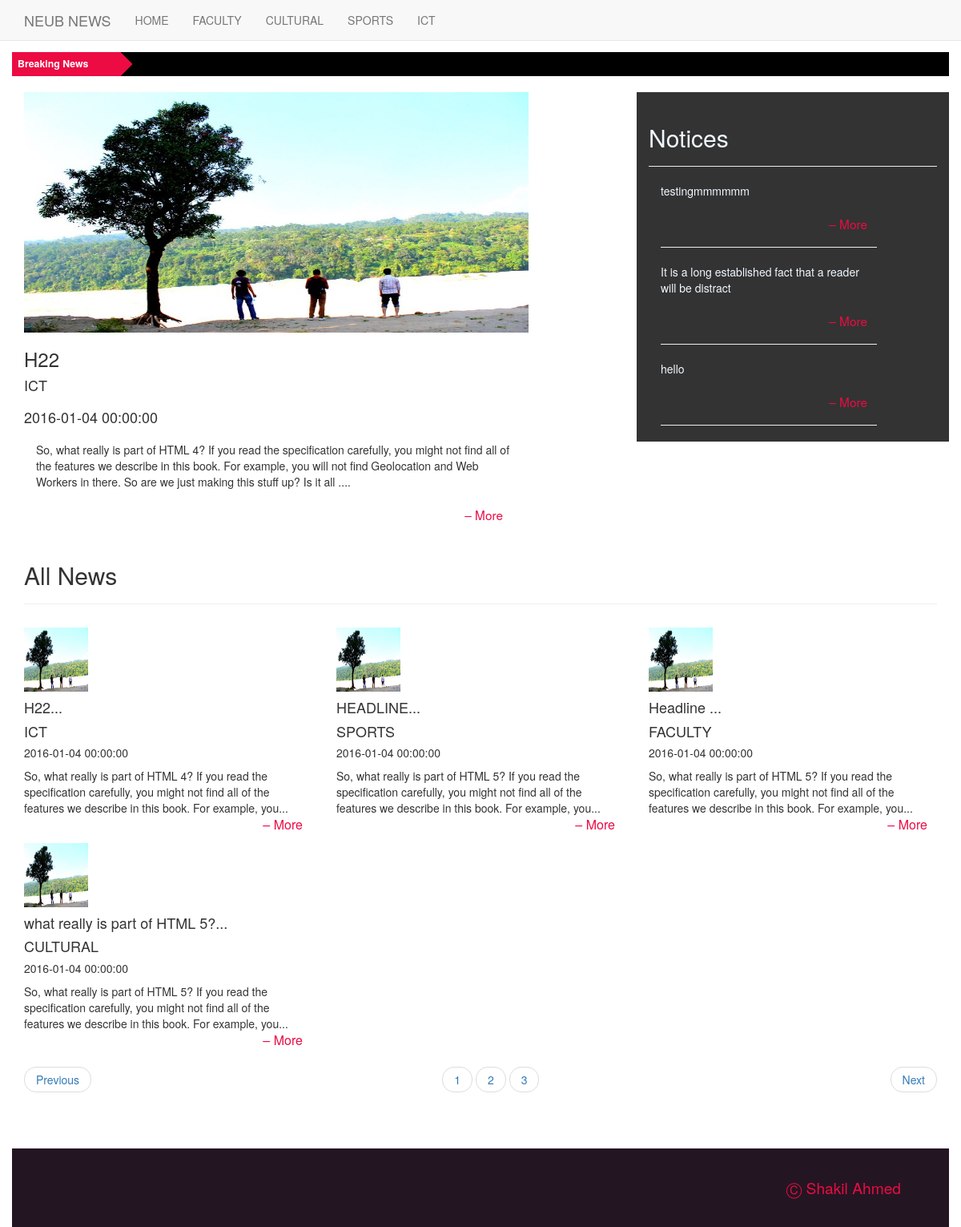
The page /index.php?page=3 on the database its author committed.
### tables this page shows
CREATE TABLE IF NOT EXISTS `all_news` (
`id` int(11) NOT NULL,
  `news_title` varchar(255) NOT NULL,
  `description` text NOT NULL,
  `cat_id` int(11) NOT NULL,
  `images` varchar(255) NOT NULL,
  `type_id` int(11) NOT NULL,
  `date` datetime NOT NULL
);

CREATE TABLE IF NOT EXISTS `category` (
`cat_id` int(11) NOT NULL,
  `cat_name` varchar(255) NOT NULL
);

CREATE TABLE IF NOT EXISTS `notices` (
`id` int(11) NOT NULL,
  `note` text NOT NULL,
  `notices_time` datetime NOT NULL
);

### index.php (the view, shortened to what this page needs)
  </head>
  <?php include 'header.php'; ?>
  <body>
		<div class="container-fluid custom-ticker">
			    <div class="ticker-container">
				  <div class="ticker-caption">
					<p>Breaking News</p>
				  </div>
				  <ul>
				    	<?php
			$breaking = mysql_query("SELECT * FROM all_news ORDER BY `id` DESC LIMIT 0,10");
			while($bnews = mysql_fetch_array($breaking))
			{
				$bdes = $bnews['description'];
				$new_b_des = substr($bdes,0,36);
			?>
					<div>
					  <li><span> <?php echo $new_b_des; ?> &ndash; <a href="#">read more</a></span></li>
					</div>
					<?php
			}
		?>
				 </ul>
		</div>
		<div class="container head-container">
			<div class="row">
			<?php
				$type_que = mysql_query("select type_id from news_type where type_name = 'Headline'");
				$type_query = mysql_fetch_array($type_que);
					$ty_id = $type_query['type_id'];
				$head_query = mysql_query("select * from all_news  where type_id = '$ty_id' ORDER BY `id` ASC");
					while($main_post = mysql_fetch_array($head_query))
					{
						$news_id_main = $main_post['id'];
						$news_title_main = $main_post['news_title'];
						$news_description_main = $main_post['description'];
						$new_news_description_main = substr($news_description_main,0,260);
						$news_cat_id_main = $main_post['cat_id'];
						$main_cat_head =mysql_query("SELECT cat_name FROM category where cat_id = '$news_cat_id_main'");
						$run2 = mysql_fetch_array($main_cat_head);
						$cat_name_main = $run2['cat_name'];
						$news_images_main = $main_post['images'];
						$news_date_main = $main_post['date'];
					}
			?>
				<div class="col-lg-8 col-md-12">
					<img src="upload/<?php echo $news_images_main; ?>" alt="" class="img-responsive" style="width:630px;height:300px" />
						<h3 class="head_h2"><?php echo $news_title_main; ?></h3>
								<h4><?php echo $cat_name_main." </br>";?> <?php echo " </br>".$news_date_main; ?></h4>
						<div class="col-lg-10 col-md-10">
									<p class="">
										<?php echo $new_news_description_main."...."; ?>
										<a href="view.php?id=<?php echo $news_id_main; ?>" class="more"> &ndash; More </a>
									</p>
						</div>
				</div>
				<div class="col-lg-4 col-md-12 custom-notics">
					<div class="page-header">
						<h2>Notices</h2>
					</div>
					<div class="col-lg-10 col-md-12">
					<?php
					$sql = mysql_query("select * from notices ORDER BY `id` DESC LIMIT 0,3 ");
					$counter = 0;
					$max = 10;
					while($note = mysql_fetch_array($sql) and ($counter < $max) )
					{
						$notics_id = $note['id'];
						$notes = $note['note'];
						$new_notices = substr($notes,0,60);
						?>
						<p>
						<?php echo $new_notices; ?>
							<a href="note_view.php?id=<?php echo $notics_id; ?>" class="more"> &ndash; More </a>
							<hr />
						</p>
					<?php
					$counter++;
					}
					?>
					</div>
				</div>
			</div>
		</div>
		<div class="container">
			<div class="page-header"> <h2>All News </h2> </div>
				<div class="row">
			<?php
				$per_page = 6;
				if(isset($_GET['page'])){
					$page = $_GET['page'];
				}else{
					$page =1;
				}
			$start_from =( $page - 1) * $per_page;
			?>
		<?php
			$allnews = mysql_query("SELECT * FROM all_news ORDER BY `id` DESC LIMIT $start_from , $per_page");
			while($news = mysql_fetch_array($allnews))
			{
				$id=$news['id'];
				$news_title = $news['news_title'];
				$new_tit = substr($news_title,0,30);
				$des = $news['description'];
				$cat_id = $news['cat_id'];
				$images = $news['images'];
				$date = $news['date'];
				$new_des = substr($des,0,160);
				$query1 =mysql_query("SELECT cat_name FROM category where cat_id = '$cat_id'");
						$run1 = mysql_fetch_array($query1);
						$cat_name = $run1['cat_name'];
		?>
		<div class="col-lg-4 col-md-6 all_n" style="margin-top: 2px;padding-top: 2px;">
			<img src="upload/<?php echo $images; ?>" alt=""  id ="imgs" class="img-responsive" style="width:80px;height:80px;margin-top: 5px;"/>
				<h4> <?php echo $new_tit."..." ;?>  </h4>
				<h4> <?php echo $cat_name; ?>  </h4>
				<h5> <?php echo $date ;?>  </h5>
					<p>
						<?php echo $new_des."..."; ?>
						<br />
						<a href="view.php?id=<?php echo $id; ?>" class="more" style="font-size: initial;"> &ndash; More </a>
					</p>
		</div>
			<?php
				}
			?>
			<div class="col-lg-12 col-md-12">
			<?php
			$ii =1;
				$page_query  = mysql_query("SELECT * FROM all_news");
				$total_rows  = mysql_num_rows($page_query);
				$total_pages = ceil($total_rows/$per_page);
			?>
			 <ul class="pager">
			 	<li class="previous"><a href="index.php?page=1">Previous</a></li>
				<?php
					for($ii <= 1; $ii <= $total_pages ; $ii++){
				?>   <li><a href="index.php?page=<?php echo $ii ?>"> <?php echo $ii ?> </a></li>
				<?php
					}
				?>
				<li class="next"><a  href="index.php?page=<?php echo $total_pages ?>">Next</a></li>
			</ul>
			</div>
			</div>
		</div>
		<div class="container-fluid custom-footer">
			 <p>&#9400 Shakil Ahmed</p>
		</div>
  </body>
</html>

### css/custom.css (style rules this page uses)
.custom-ticker { margin-top: 65px; }
.head-container { margin-top: 7px; }
.custom-notics { background-color: #333; color: aliceblue; }
.custom-footer { background-color: #231622; color: #EC0B43; margin-top: 50px; font-size: medium; }
.custom-footer p { margin: 35px 45px 35px 5px; float: right; font-size: 1.2em; }
.more { color: #EC0B43; float: right; font-size: 1.1em; padding-right: 12px; padding-bottom: 2px; }

### css/ticker.css (style rules this page uses)
* { margin: 0; padding: 0; font-family: "Helvetica Neue",Helvetica,Arial,sans-serif; }
.ticker-container { height: 60px; width: 100%; text-align: center; position: relative; overflow: hidden; background-color: rgba(0,0,0,1); color: white; font-size: 1.1em; margin-bottom: 15px; }
.ticker-container .ticker-caption { height: 50%; width: 100%; background-color: #EC0B43; display: table; position: absolute; color: white; font-size: 0.8em; z-index: 1; }
.ticker-container .ticker-caption p { height: inherit; width: inherit; display: table-cell; vertical-align: middle; font-weight: bold; }
.ticker-container ul { list-style: none; padding: 0; height: auto; }
.ticker-container ul div { overflow: hidden; position: absolute; z-index: 0; display: inline; min-width: 100%; left: 0; height: 50%; transition: 4.25s ease-in-out; }
.ticker-container ul div.ticker-active { top: 30px; }
.ticker-container ul div li { padding: 5px 0; }
@media (min-width: 500px) { .ticker-container { height: 30px; text-align: left; } }
@media (min-width: 500px) { .ticker-container .ticker-caption { height: 100%; width: 150px; background: url('../images/ticker-caption-bg.png'); } }
@media (min-width: 500px) { .ticker-container .ticker-caption p { text-align: left; padding-left: 7px; } }
@media (min-width: 500px) { .ticker-container ul { margin-left: 170px; height: 100%; } }
@media (min-width: 500px) { .ticker-container ul div { height: 100%; left: 170px; } }
@media (min-width: 500px) { .ticker-container ul div.ticker-active { top: 0; } }
@media (min-width: 768px) { .ticker-container { margin-bottom: 10px; } }
@media (min-width: 992px) { .ticker-container { margin-bottom: 20px; } }

### rows shown on the page
all_news: images (picture), news_title "H22", date "2016-01-04 00:00:00", description "So, what really is part of HTML 4? If you read the specification carefully, you might not find all of the features we describe in this book. For example, you will not find Geolocation and Web Workers in there. So are we just making this stuff up? Is it all", cat.cat_name "ICT", description "So, what really is part of HTML 4? If you read the specification carefully, you might not find all of the features we describe in this book. For example, you"
category: cat_name "ICT"
notices: note "testingmmmmmm"
notices: note "It is a long established fact that a reader will be distract"
notices: note "hello"
all_news: images (picture), news_title "HEADLINE", cat.cat_name "SPORTS", date "2016-01-04 00:00:00", description "So, what really is part of HTML 5? If you read the specification carefully, you might not find all of the features we describe in this book. For example, you"
all_news: images (picture), news_title "Headline", cat.cat_name "FACULTY", date "2016-01-04 00:00:00", description "So, what really is part of HTML 5? If you read the specification carefully, you might not find all of the features we describe in this book. For example, you"
all_news: images (picture), news_title "what really is part of HTML 5?", cat.cat_name "CULTURAL", date "2016-01-04 00:00:00", description "So, what really is part of HTML 5? If you read the specification carefully, you might not find all of the features we describe in this book. For example, you"
